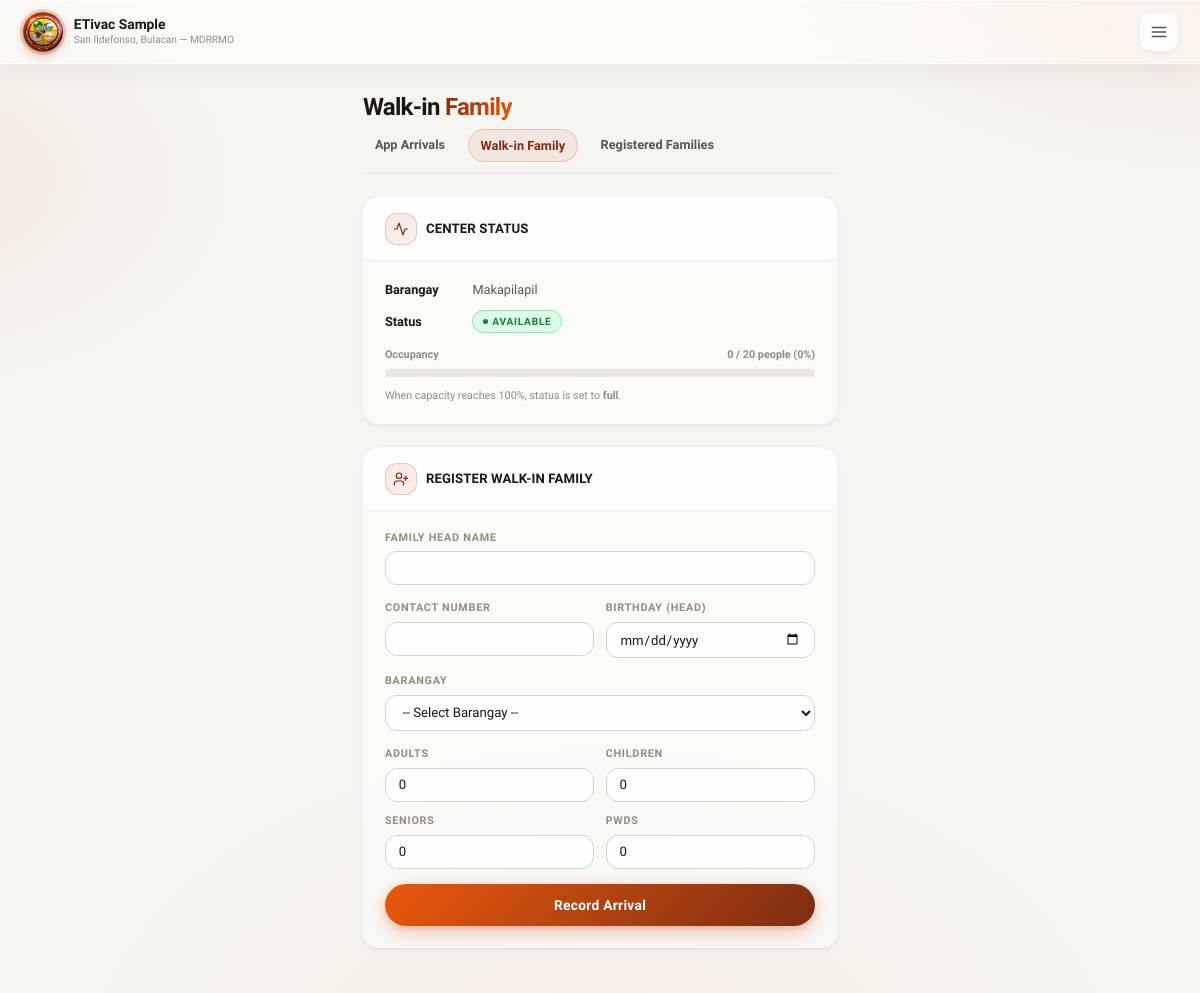
The page /coordinator/center_walkin.php?id=2 (signed in) on the database its author committed.
### tables this page shows
CREATE TABLE `evacuation_centers` (
  `id` int(10) UNSIGNED NOT NULL,
  `name` varchar(150) NOT NULL,
  `barangay_id` int(10) UNSIGNED NOT NULL,
  `address` varchar(255) NOT NULL,
  `lat` decimal(10,7) NOT NULL,
  `lng` decimal(10,7) NOT NULL,
  `max_capacity_people` int(10) UNSIGNED NOT NULL,
  `max_capacity_families` int(10) UNSIGNED DEFAULT 0,
  `status` enum('available','near_capacity','full','temp_shelter','closed') NOT NULL DEFAULT 'available',
  `coordinator_user_id` int(10) UNSIGNED DEFAULT NULL,
  `notes` text DEFAULT NULL,
  `created_at` datetime NOT NULL DEFAULT current_timestamp(),
  `updated_at` datetime NOT NULL DEFAULT current_timestamp() ON UPDATE current_timestamp()
);

CREATE TABLE `barangays` (
  `id` int(10) UNSIGNED NOT NULL,
  `name` varchar(100) NOT NULL,
  `municipality` varchar(100) NOT NULL DEFAULT 'San Ildefonso',
  `province` varchar(100) NOT NULL DEFAULT 'Bulacan',
  `center_lat` decimal(10,7) DEFAULT NULL,
  `center_lng` decimal(10,7) DEFAULT NULL,
  `boundary_polygon` longtext DEFAULT NULL CHECK (json_valid(`boundary_polygon`)),
  `is_active` tinyint(1) NOT NULL DEFAULT 1
);

### pages/center_helpers.php (called while the page is built, shortened)
<?php
function get_center_occupancy(int $centerId): array
{
    $pdo = db();
    $stmt = $pdo->prepare("SELECT c.max_capacity_people,
                                  COALESCE(SUM(r.total_members), 0) AS current_occupancy
                           FROM evacuation_centers c
                           LEFT JOIN evac_registrations r ON r.center_id = c.id
                           WHERE c.id = ?
                           GROUP BY c.id");
    $stmt->execute([$centerId]);
    $row = $stmt->fetch();
    $max = (int)$row['max_capacity_people'];
    $current = (int)$row['current_occupancy'];
    $percent = $max > 0 ? min(100.0, ($current / $max) * 100.0) : 0.0;
    return ['current' => $current, 'max' => $max, 'percent' => $percent];
}

### coordinator/center_walkin.php (the view, shortened to what this page needs)
<?php
require_once __DIR__ . '/../pages/center_helpers.php';
$pdo  = db();
$user = current_user();
$centerId = isset($_GET['id']) ? (int)$_GET['id'] : 0;
$stmt = $pdo->prepare("SELECT c.*, b.name AS barangay_name
                       FROM evacuation_centers c
                       JOIN barangays b ON b.id = c.barangay_id
                       WHERE c.id = ? AND c.coordinator_user_id = ?");
$stmt->execute([$centerId, $user['id']]);
$center = $stmt->fetch();
$occ = get_center_occupancy($centerId);
$pct = round($occ['percent']);
?>
<!DOCTYPE html>
<html lang="en">
<head>
    <link rel="stylesheet" href="../asset/css/center_walkin.css">
</head>
<body>
<div class="bg-blobs" aria-hidden="true">
    <div class="bg-blob b1"></div>
    <div class="bg-blob b2"></div>
    <div class="bg-blob b3"></div>
    <div class="bg-blob b4"></div>
</div>
<div class="layout">
    <div class="main">
        <header class="topbar"><div class="topbar-brand"><div class="topbar-logo"><img src="../img/mdrrmo.png" alt="MDRRMO Logo"></div><div class="topbar-brand-text"><div class="topbar-title"><?php echo htmlspecialchars($center['name']); ?></div><div class="topbar-subtitle">San Ildefonso, Bulacan — MDRRMO</div></div></div><div class="topbar-right"><button class="hamburger-btn" onclick="openMenu()"><svg viewBox="0 0 24 24"><line x1="3" y1="6" x2="21" y2="6"/><line x1="3" y1="12" x2="21" y2="12"/><line x1="3" y1="18" x2="21" y2="18"/></svg></button></div></header>
        <main class="dashboard">
            <div><h1 class="page-heading">Walk-in <span>Family</span></h1><div class="page-subnav"><a href="center_app_arrivals.php?id=<?php echo $centerId; ?>">App Arrivals</a><a href="center_walkin.php?id=<?php echo $centerId; ?>" class="active">Walk-in Family</a><a href="center_registrations.php?id=<?php echo $centerId; ?>">Registered Families</a></div></div>
            <section class="card"><div class="card-header"><div class="card-header-icon"><svg viewBox="0 0 24 24"><polyline points="22 12 18 12 15 21 9 3 6 12 2 12"/></svg></div><h2>Center Status</h2></div><div class="card-body"><div class="info-row"><strong>Barangay</strong> <?php echo htmlspecialchars($center['barangay_name']); ?></div><div class="info-row"><strong>Status</strong> <span class="status-pill status-<?php echo strtolower(preg_replace('/\s+/', '-', $center['status'])); ?>"><?php echo htmlspecialchars($center['status']); ?></span></div><div class="occ-bar-wrap"><div class="occ-bar-label"><span>Occupancy</span><span><?php echo $occ['current']; ?> / <?php echo $occ['max']; ?> people (<?php echo $pct; ?>%)</span></div><div class="occ-bar-track"><div class="occ-bar-fill" style="width:<?php echo min(100,$pct); ?>%; background:<?php echo $barColor; ?>;"></div></div></div><p class="occ-note">When capacity reaches 100%, status is set to <strong>full</strong>.</p></div></section>
            <section class="card"><div class="card-header"><div class="card-header-icon"><svg viewBox="0 0 24 24"><path d="M16 21v-2a4 4 0 00-4-4H6a4 4 0 00-4 4v2"/><circle cx="9" cy="7" r="4"/><line x1="19" y1="8" x2="19" y2="14"/><line x1="22" y1="11" x2="16" y2="11"/></svg></div><h2>Register Walk-in Family</h2></div>
                <form method="post" class="form-body"><input type="hidden" name="action" value="add_family">
                    <label class="form-label">Family Head Name <input type="text" name="family_head_name" required value="<?php echo htmlspecialchars($_POST['family_head_name'] ?? ''); ?>"></label>
                    <div class="grid-2"><label class="form-label">Contact Number <input type="tel" name="contact_number" required value="<?php echo htmlspecialchars($_POST['contact_number'] ?? ''); ?>"></label><label class="form-label">Birthday (Head) <input type="date" name="birthday" required value="<?php echo htmlspecialchars($_POST['birthday'] ?? ''); ?>"></label></div>
                    <label class="form-label">Barangay <select name="barangay_id" required><option value="">-- Select Barangay --</option></select></label>
                    <div class="grid-2"><label class="form-label">Adults <input type="number" name="adults" min="0" value="<?php echo (int)($_POST['adults'] ?? 0); ?>"></label><label class="form-label">Children <input type="number" name="children" min="0" value="<?php echo (int)($_POST['children'] ?? 0); ?>"></label><label class="form-label">Seniors <input type="number" name="seniors" min="0" value="<?php echo (int)($_POST['seniors'] ?? 0); ?>"></label><label class="form-label">PWDs <input type="number" name="pwds" min="0" value="<?php echo (int)($_POST['pwds'] ?? 0); ?>"></label></div>
                    <button type="submit" class="btn-submit">Record Arrival</button>
                </form>
            </section>
        </main>
    </div>
</div>
</body>
</html>

### rows shown on the page
evacuation_centers: name "ETivac Sample", barangay.name "Makapilapil", status "AVAILABLE", max_capacity_people "20"

### other values the page prints
$occ['current'] "0"
$pct "0"
